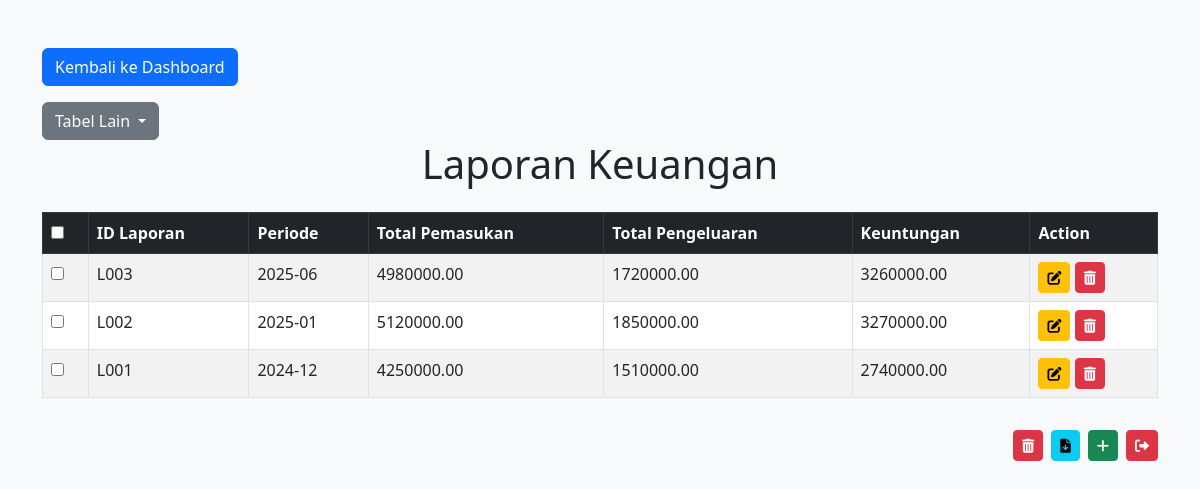
The page /laporan_keuangan/index.php (signed in) on the database its author committed.
### tables this page shows
CREATE TABLE `laporan_keuangan` (
  `id_laporan` varchar(10) NOT NULL,
  `periode` varchar(20) NOT NULL,
  `total_pemasukan` decimal(15,2) NOT NULL,
  `total_pengeluaran` decimal(15,2) NOT NULL,
  `keuntungan` decimal(15,2) DEFAULT NULL
);

### laporan_keuangan/index.php (the view, shortened to what this page needs)
<!DOCTYPE html>
<html>
<head>
    <link href="https://cdn.jsdelivr.net/npm/bootstrap@5.3.0/dist/css/bootstrap.min.css" rel="stylesheet">
    <link href="https://cdnjs.cloudflare.com/ajax/libs/font-awesome/6.0.0-beta3/css/all.min.css" rel="stylesheet">
</head>
<body class="bg-light">
    <div class="content">
        <div class="container mt-5">
        <a href="../index.php" class="btn btn-primary mb-3">Kembali ke Dashboard</a>
        <div class="dropdown">
    <button class="btn btn-secondary dropdown-toggle" type="button" data-bs-toggle="dropdown" aria-expanded="false">
      Tabel Lain
    </button>
  </div>
            <h1 class="text-center mb-4">Laporan Keuangan</h1>
            <form action="hapus_terpilih.php" method="post">
                <div class="table-responsive">
                    <table class="table table-bordered table-striped">
                        <thead class="table-dark">
                            <tr>
                                <th><input type="checkbox" id="selectAll" onclick="toggleSelectAll(this)"></th>
                                <th>ID Laporan</th>
                                <th>Periode</th>
                                <th>Total Pemasukan</th>
                                <th>Total Pengeluaran</th>
                                <th>Keuntungan</th>
                                <th>Action</th>
                            </tr>
                        </thead>
                        <tbody>
                            <?php
                            include "../koneksi.php";
                            $sql = "SELECT * FROM laporan_keuangan ORDER BY id_laporan DESC";
                            $qry = mysqli_query($koneksi, $sql);
                            while ($a = mysqli_fetch_array($qry)) {
                                echo "<tr>";
                                echo "<td><input type='checkbox' name='selected_ids[]' value='{$a['id_laporan']}'></td>";
                                echo "<td>{$a['id_laporan']}</td>";
                                echo "<td>{$a['periode']}</td>";
                                echo "<td>{$a['total_pemasukan']}</td>";
                                echo "<td>{$a['total_pengeluaran']}</td>";
                                echo "<td>{$a['keuntungan']}</td>";
                                echo "<td>
                                        <a href=\"edit.php?id_laporan={$a['id_laporan']}\" class=\"btn btn-warning btn-sm\" title=\"Edit\">
                                            <i class=\"fas fa-edit\"></i>
                                        </a>
                                            <a href=\"hapus.php?id_laporan={$a['id_laporan']}\" class=\"btn btn-danger btn-sm\" title=\"Hapus\" onclick=\"return confirm('Yakin ingin menghapus data ini?')\">
                                            <i class=\"fas fa-trash-alt\"></i>
                                        </a>
                                        </td>";
                                echo "</tr>";
                            }
                            ?>
                        </tbody>
                    </table>
                </div>
                <div class="d-flex flex-wrap justify-content-end mt-3 gap-2">
                    <button type="submit" class="btn btn-danger btn-sm">
                        <i class="fas fa-trash-alt"></i>
                    </button>
                    <button formaction="export_csv_selected.php" formmethod="post" class="btn btn-info btn-sm">
                        <i class="fas fa-file-download"></i>
                    </button>
                    <a href="input.php" class="btn btn-success btn-sm">
                        <i class="fas fa-plus"></i>
                    </a>
                    <a href="../logout.php" class="btn btn-danger btn-sm">
                        <i class="fas fa-sign-out-alt"></i>
                    </a>
                </div>
            </form>
        </div>
    </div>
</body>
</html>

### laporan_keuangan/index.php (style rules this page uses)
html, body { height: 100%; margin: 0; }
body { display: flex; flex-direction: column; }
.content { flex: 1; }

### rows shown on the page
laporan_keuangan: id_laporan "L003", periode "2025-06", total_pemasukan "4980000.00", total_pengeluaran "1720000.00", keuntungan "3260000.00"
laporan_keuangan: id_laporan "L002", periode "2025-01", total_pemasukan "5120000.00", total_pengeluaran "1850000.00", keuntungan "3270000.00"
laporan_keuangan: id_laporan "L001", periode "2024-12", total_pemasukan "4250000.00", total_pengeluaran "1510000.00", keuntungan "2740000.00"
